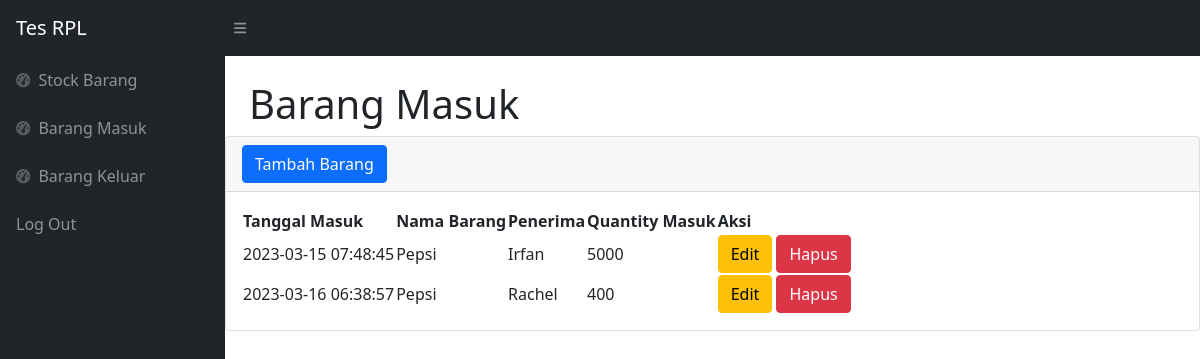
The app's page /masuk.php (signed in) with its own data.
### tables this page shows
CREATE TABLE `masuk` (
  `idmasuk` int(11) NOT NULL,
  `idbarang` int(11) NOT NULL,
  `tanggalmasuk` timestamp NOT NULL DEFAULT current_timestamp(),
  `keterangan` varchar(25) NOT NULL,
  `qtymasuk` int(11) NOT NULL
);

CREATE TABLE `stock` (
  `idbarang` int(11) NOT NULL,
  `namabarang` varchar(25) NOT NULL,
  `deskripsi` varchar(25) NOT NULL,
  `stockbarang` int(11) NOT NULL
);

### masuk.php (the view, shortened to what this page needs)
<?php
require "function.php";
?>
<!DOCTYPE html>
<html lang="en">
<head>
    <link href="https://cdn.jsdelivr.net/npm/simple-datatables@latest/dist/style.css" rel="stylesheet" />
    <link href="css/styles.css" rel="stylesheet" />
</head>
<body class="sb-nav-fixed">
    <nav class="sb-topnav navbar navbar-expand navbar-dark bg-dark">
        <a class="navbar-brand ps-3" href="index.php">Tes RPL</a>
        <button class="btn btn-link btn-sm order-1 order-lg-0 me-4 me-lg-0" id="sidebarToggle" href="#!"><i
                class="fas fa-bars"></i></button>
    </nav>
    <div id="layoutSidenav">
        <div id="layoutSidenav_nav">
            <nav class="sb-sidenav accordion sb-sidenav-dark" id="sidenavAccordion">
                <div class="sb-sidenav-menu">
                    <div class="nav">
                        <a class="nav-link" href="index.php">
                            <div class="sb-nav-link-icon"><i class="fas fa-tachometer-alt"></i></div>
                            Stock Barang
                        </a>
                        <a class="nav-link" href="masuk.php">
                            <div class="sb-nav-link-icon"><i class="fas fa-tachometer-alt"></i></div>
                            Barang Masuk
                        </a>
                        <a class="nav-link" href="keluar.php">
                            <div class="sb-nav-link-icon"><i class="fas fa-tachometer-alt"></i></div>
                            Barang Keluar
                        </a>
                        <a class="nav-link" href="logout.php">
                            Log Out
                        </a>
                    </div>
            </nav>
        </div>
        <div id="layoutSidenav_content">
            <main>
                <div class="container-fluid px-4">
                    <h1 class="mt-4">Barang Masuk</h1>
                </div>
                <div class="card mb-4">
                    <div class="card-header">
                        <button type="button" class="btn btn-primary" data-bs-toggle="modal" data-bs-target="#myModal">
                            Tambah Barang
                        </button>
                    </div>
                    <div class="card-body">
                        <table id="datatablesSimple">
                            <thead>
                                <tr>
                                    <th>Tanggal Masuk</th>
                                    <th>Nama Barang</th>
                                    <th>Penerima</th>
                                    <th>Quantity Masuk</th>
                                    <th>Aksi</th>
                                </tr>
                            </thead>
                            <tbody>
                                <?php
                                    $ambilsemuamasuk = mysqli_query($conn,"select * from masuk m, stock s where s.idbarang = m.idbarang");
                                    while($data = mysqli_fetch_array($ambilsemuamasuk)){
                                        $idm = $data['idmasuk'];
                                        $tanggalmasuk = $data['tanggalmasuk'];
                                        $namabarang = $data['namabarang'];
                                        $keterangan = $data['keterangan'];
                                        $qtymasuk = $data['qtymasuk'];
                                ?>
                                <tr>
                                    <td> <?=$tanggalmasuk;?> </td>
                                    <td> <?=$namabarang;?> </td>
                                    <td> <?=$keterangan;?> </td>
                                    <td> <?=$qtymasuk;?> </td>
                                    <td>
                                    <button type="button" class="btn btn-warning" data-bs-toggle="modal" data-bs-target="#edit<?=$idm;?>">
                                        Edit
                                    </button>
                                    <button type="button" class="btn btn-danger" data-bs-toggle="modal" data-bs-target="#delete<?=$idm;?>">
                                        Hapus
                                    </button>
                                    </td>
                                </tr>
                                <?php
                                    };
                                ?>
                            </tbody>
                        </table>
                    </div>
                </div>
        </div>
    </div>
</body>
</html>

### records on screen
masuk: tanggalmasuk "2023-03-15 07:48:45", idbarang.namabarang "Pepsi", keterangan "Irfan", qtymasuk "5000"
masuk: tanggalmasuk "2023-03-16 06:38:57", idbarang.namabarang "Pepsi", keterangan "Rachel", qtymasuk "400"
